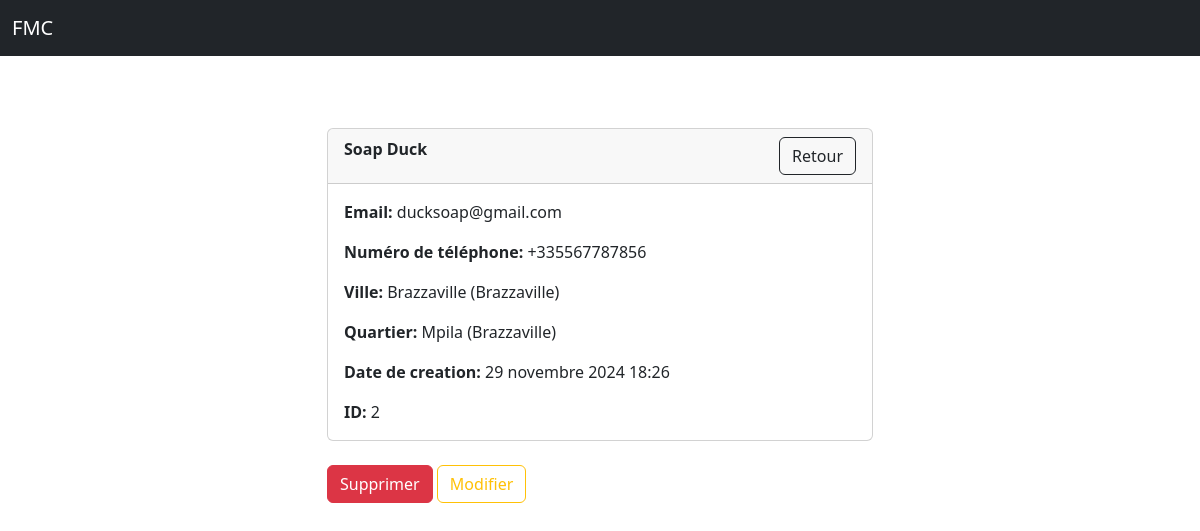
/member_record_by_district/2/ (signed in), run on the app's committed database.
### gestione/models.py (models this page shows, shortened)
class TimestampModel(models.Model):
    created_at = models.DateTimeField(auto_now_add=True)
    updated_at = models.DateTimeField(auto_now=True)
    class Meta:
        abstract = True

class Member(TimestampModel):
    name = models.CharField(max_length=100)
    firstName = models.CharField(max_length=100)
    email = models.EmailField(max_length=150, unique=True, null=True, blank=True)
    phone = models.CharField(max_length=15, null=True, blank=True)
    city = models.ForeignKey(
        City, on_delete=models.CASCADE, related_name="members"
    )  # Lien obligatoire avec une ville
    district = models.ForeignKey(
        District, on_delete=models.SET_NULL, null=True, blank=True, related_name="members"
    )  # Lien facultatif avec un quartier

class City(TimestampModel):
    name = models.CharField(max_length=100)
    department = models.ForeignKey(Department, on_delete=models.CASCADE, related_name="cities")
    def __str__(self):
        return f"{self.name} ({self.department.name})"

class Department(TimestampModel):
    name = models.CharField(max_length=100, unique=True)

class District(TimestampModel):
    name = models.CharField(max_length=100)
    city = models.ForeignKey(City, on_delete=models.CASCADE, related_name="districts")
    def __str__(self):
        return f"{self.name} ({self.city.name})"

### gestione/views.py (the view)
# urls.py: path('member_record_by_district/<int:pk>/', views.member_record_by_district, name='member_record_by_district'),
def member_record_by_district(request, pk):
    if request.user.is_authenticated:
        member = Member.objects.get(pk=pk)
        district_id = member.district_id
        return render(request, 'gestione/pages/member_details_by_district.html', {'member': member, 'district_id': district_id})
    else:
        messages.success(request, "Vous n'êtes pas connecté.")
        return redirect('gestione:login')

### gestione/templates/gestione/pages/member_details_by_district.html (shortened to what this page needs)
{% extends 'gestione/layouts/base.html'%}
{% block content %}
    <br><br>
    <div class="row">
    <div class="col-md-3"></div>
    <div class="col-md-6">
        <div class="card">
            <div class="card-header">
                <div class="row">
                    <div class="col">
                        <strong>
                            {{member.name}}
                            {{member.firstName}}
                        </strong>
                    </div>
                    <div class="col text-end"><a class="btn btn-outline-dark" href="{% url 'gestione:district_record' district_id %}">Retour</a></div>
                </div>
            </div>
            <div class="card-body">
                <p class="card-text"><strong>Email: </strong>{{member.email}}</p>
                <p class="card-text"><strong>Numéro de téléphone: </strong>{{member.phone}}</p>
                <p class="card-text"><strong>Ville: </strong>{{member.city}}</p>
                <p class="card-text"><strong>Quartier: </strong>{{member.district}}</p>
                <p class="card-text"><strong>Date de creation: </strong>{{member.created_at}}</p>
                <p class="card-text"><strong>ID: </strong> {{member.id}}</p>
            </div>
        </div>
        <br>
        <a class="btn btn-danger" href="{% url 'gestione:delete_member' member.id %}">Supprimer</a>
        <a class="btn btn-outline-warning" href="{% url 'gestione:update_member' member.id %}">Modifier</a>
    </div>
    <div class="col-md-3"></div>
    </div>
{% endblock %}

### data on the page
Member: name "Soap", firstName "Duck", email "ducksoap@gmail.com", phone "+335567787856", city "Brazzaville (Brazzaville)", district "Mpila (Brazzaville)", created_at "29 novembre 2024 18:26", id "2"
